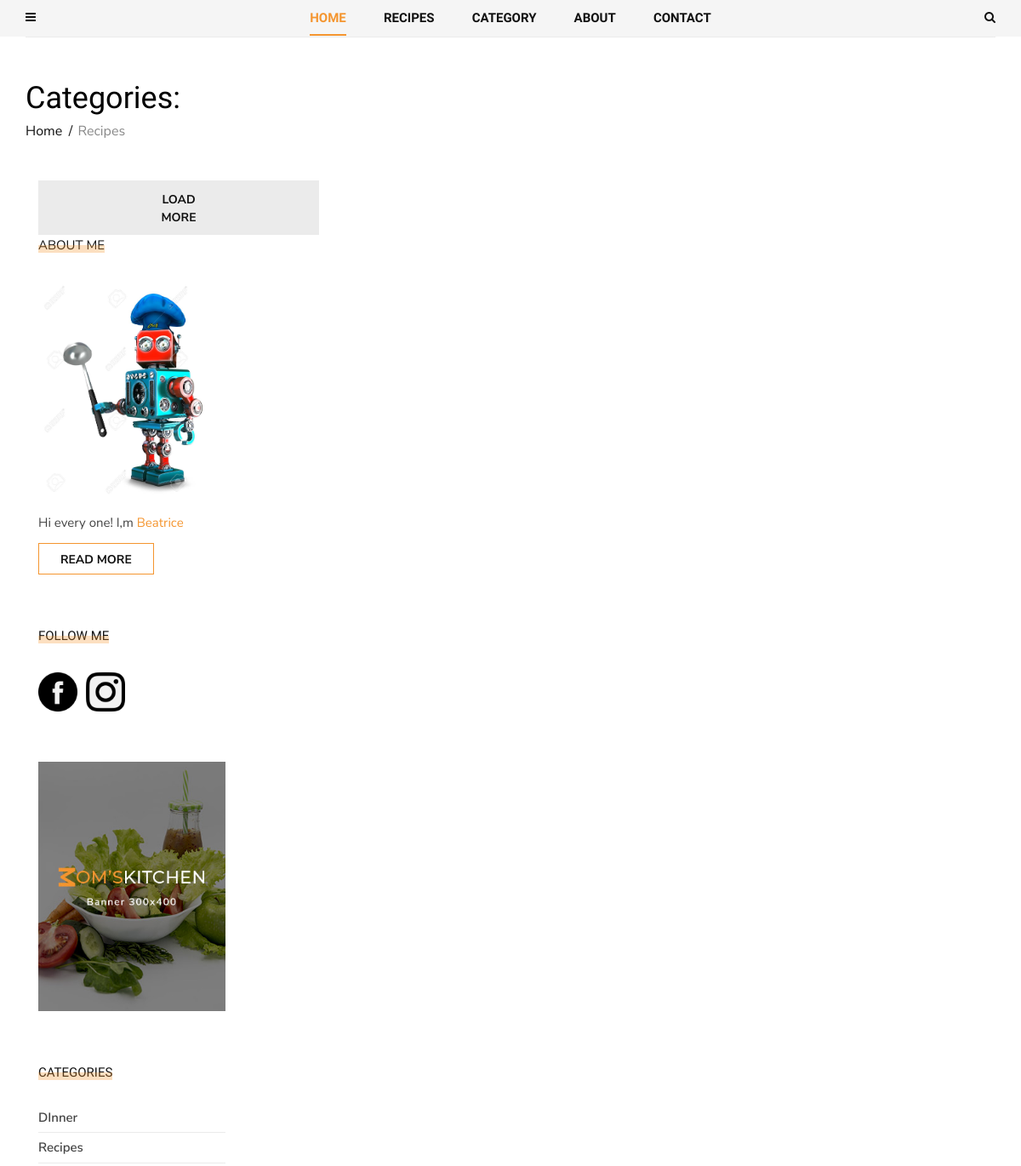
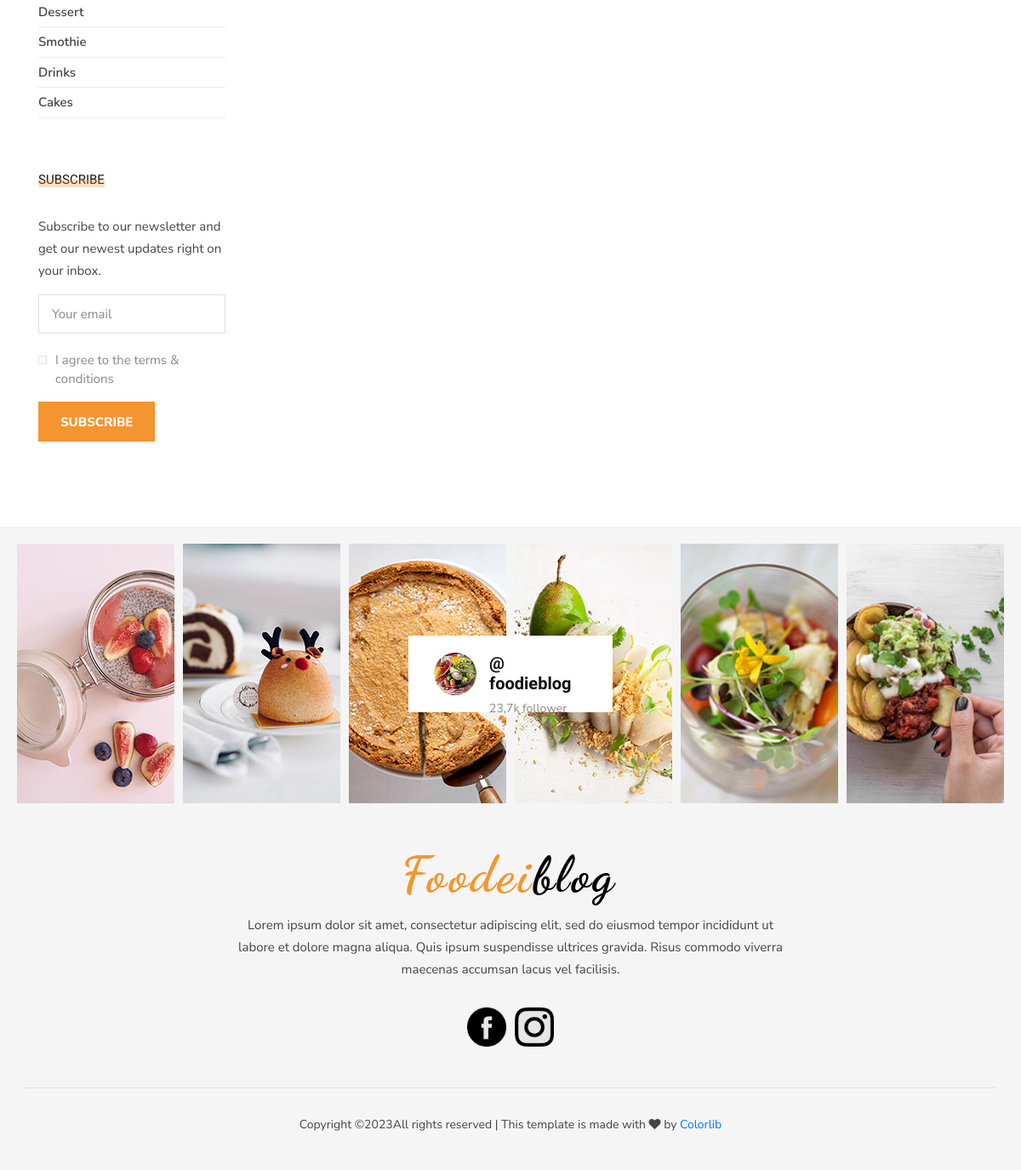
Screenshot of /dinner/ with the database file from the repository (2 pictures, top to bottom).
### contact/models.py (models this page shows, shortened)
class About(models.Model):
    name = models.CharField(max_length=255, default='')
    text = RichTextField()
    minitext = RichTextField()
    def get_first_image(self):
        item = self.about_images.first()
        return item.image.url

class ImageAbout(models.Model):
    image = models.ImageField(upload_to="about/")
    page = models.ForeignKey(About, on_delete=models.CASCADE, related_name="about_images")
    alt = models.CharField(max_length=100)

class Social(models.Model):
    icon = models.FileField(upload_to="icons/")
    name = models.CharField(max_length=200)
    link = models.URLField()

### blog/models.py (models this page shows, shortened)
class Category(MPTTModel):
    name = models.CharField(max_length=100)
    slug = models.SlugField(max_length=100)
    parent = TreeForeignKey(
        'self',
        related_name="children",
        on_delete=models.SET_NULL,
        null=True,
        blank=True
    )
    class MPTTMeta:
        order_insertion_by = ['name']

### blog/views.py (the view)
# urls.py: path('<slug:slug>/', views.PostListView.as_view(), name="post_list"),
class PostListView(ListView):
    model = Post
    def get_queryset(self):
        return Post.objects.filter(category__slug=self.kwargs.get("slug")).select_related('category')

### blog/models.py (called while the page is built)
    def get_absolute_url(self):
        return reverse("post_single", kwargs={"slug":self.category.slug, "post_slug":self.slug })

### blog/templatetags/menu_tags.py (called while the page is built)
def get_all_categories():
    return Category.objects.all()

@register.simple_tag()
def get_list_category():
    return get_all_categories()

@register.inclusion_tag('blog/include/top_menu.html')
def get_categories():
    category = get_all_categories()
    return {"list_category": category}

@register.inclusion_tag('blog/include/recipes_tag.html')
def get_last_posts():
    posts = Post.objects.select_related("category").order_by("-id")[:5]
    return {"list_last_post": posts}

### contact/templatetags/social_tags.py (called while the page is built)
@register.simple_tag()
def get_social_links():
    return Social.objects.all()

@register.simple_tag()
def get_about():
    return About.objects.last()

### templates/blog/post_list.html (shortened to what this page needs)
{% extends 'base.html' %}
{% block content %}
    <section class="categories categories-grid spad">
        <div class="categories__post">
            <div class="container">
                <div class="categories__grid__post">
                    <div class="row">
                        <div class="col-lg-8 col-md-8">
                            <div class="breadcrumb__text">
                                <h2>Categories: </h2>
                                <div class="breadcrumb__option">
                                    <a href="#">Home</a>
                                    <span>Recipes</span>
                                </div>
                            </div>
                            <div class="row">
                                <div class="col-lg-6 col-md-6 col-sm-6">
                                <div class="col-lg-12 text-center">
                                    <div class="load__more__btn">
                                        <a href="#">Load more</a>
                                    </div>
                                </div>
                            </div>
                        </div>
                        {% include 'blog/include/sidebar.html' %}
                    </div>
                </div>
            </div>
        </div>
    </section>
    {% endblock content %}

### templates/blog/include/sidebar.html (shortened to what this page needs)
{% load social_tags %}
<div class="col-lg-4 col-md-4">
  <div class="sidebar__item">
    <div class="sidebar__about__item">
      <div class="sidebar__item__title">
        <h6>About me</h6>
      </div>
      {% get_about as about %}
      <img src="{{ about.get_first_image }}" alt="">
      <h6>Hi every one! I,m <span>{{ about.name }}</span></h6>
      <a href="{% url 'about' %}" class="primary-btn">Read more</a>
    </div>
    <div class="sidebar__follow__item">
      <div class="sidebar__item__title">
        <h6>Follow me</h6>
      </div>
      {% get_social_links as social_links %}
      <div class="sidebar__item__follow__links">
        {% for item in social_links %}
          <a href="{{ item.link }}"><img src="{{ item.icon.url }}"></a>
        {% endfor %}
      </div>
    </div>
    <div class="sidebar__item__banner">
      <img src="/static/img/sidebar/banner.jpg" alt="">
    </div>
    <div class="sidebar__item__categories">
      <div class="sidebar__item__title">
        <h6>Categories</h6>
      </div>
    {% include './sidebar_category.html' %}
    </div>
    <div class="sidebar__subscribe__item">
      <div class="sidebar__item__title">
        <h6>Subscribe</h6>
      </div>
      <p>Subscribe to our newsletter and get our newest updates right on your inbox.</p>
      <form action="#">
        <input type="text" class="email-input" placeholder="Your email">
        <label for="s-agree-check">
          I agree to the terms & conditions
          <span class="checkmark"></span>
        </label>
        <button type="submit" class="site-btn">Subscribe</button>
      </form>
    </div>
  </div>
</div>

### templates/blog/include/sidebar_category.html
{% load menu_tags %}
<ul>
  {% get_list_category as list_category %}
  {% for node in list_category %}
    <li><a href="{% url 'post_list' node.slug %}">{{ node.name }}</a></li>
  {% endfor %}
</ul>

### templates/footer.html (shortened to what this page needs)
{% load static social_tags %}
<footer class="footer">
  <div class="container-fluid">
    <div class="footer__instagram">
      <div class="footer__instagram__avatar">
        <div class="footer__instagram__avatar--pic">
          <img src="{% static 'img/footer/instagram-avatar.jpg' %}" alt="" />
        </div>
        <div class="footer__instagram__avatar--text">
          <h5>@ foodieblog</h5>
          <span>23,7k follower</span>
        </div>
      </div>
      <div class="row">
        <div class="col-lg-2 col-md-2 col-sm-4 col-6">
          <div class="footer__instagram__item set-bg" data-setbg="{% static 'img/footer/ip-1.jpg' %}"></div>
        </div>
        <div class="col-lg-2 col-md-2 col-sm-4 col-6">
          <div class="footer__instagram__item set-bg" data-setbg="{% static 'img/footer/ip-2.jpg' %}"></div>
        </div>
        <div class="col-lg-2 col-md-2 col-sm-4 col-6">
        </div>
        <div class="col-lg-2 col-md-2 col-sm-4 col-6">
        </div>
        <div class="col-lg-2 col-md-2 col-sm-4 col-6">
          <div class="footer__instagram__item set-bg" data-setbg="{% static 'img/footer/ip-5.jpg' %}"></div>
        </div>
        <div class="col-lg-2 col-md-2 col-sm-4 col-6">
          <div class="footer__instagram__item set-bg" data-setbg="{% static 'img/footer/ip-6.jpg' %}"></div>
        </div>
      </div>
    </div>
  </div>
  <div class="container">
    <div class="row">
      <div class="col-lg-12">
        <div class="footer__text">
          <div class="footer__logo">
            <a href="#"><img src="{% static 'img/logo.png' %}" alt="" /></a>
          </div>
          <p>
            Lorem ipsum dolor sit amet, consectetur adipiscing elit, sed do eiusmod tempor incididunt ut<br /> labore et dolore magna aliqua. Quis ipsum suspendisse ultrices gravida. Risus commodo viverra<br /> maecenas accumsan lacus vel facilisis.
          </p>
          <div class="footer__social">
            {% get_social_links as social_links %}
            {% for item in social_links %}
            <a href="{{ item.link }}"><img src="{{ item.icon.url }}"></a>
            {% endfor %}
          </div>
        </div>
        <div class="footer__copyright">
          <p>
            Copyright &copy;All rights reserved | This template is made with <i class="fa fa-heart" aria-hidden="true"></i> by <a href="https://colorlib.com" target="_blank">Colorlib</a>
          </p>
        </div>
      </div>
    </div>
  </div>
</footer>

### rows the page displays
About: get_first_image (picture), name "Beatrice"
Social: icon (picture)
Social: icon (picture)
Category: name "DInner"
Category: name "Recipes"
Category: name "Dessert"
Category: name "Smothie"
Category: name "Drinks"
Category: name "Cakes"
